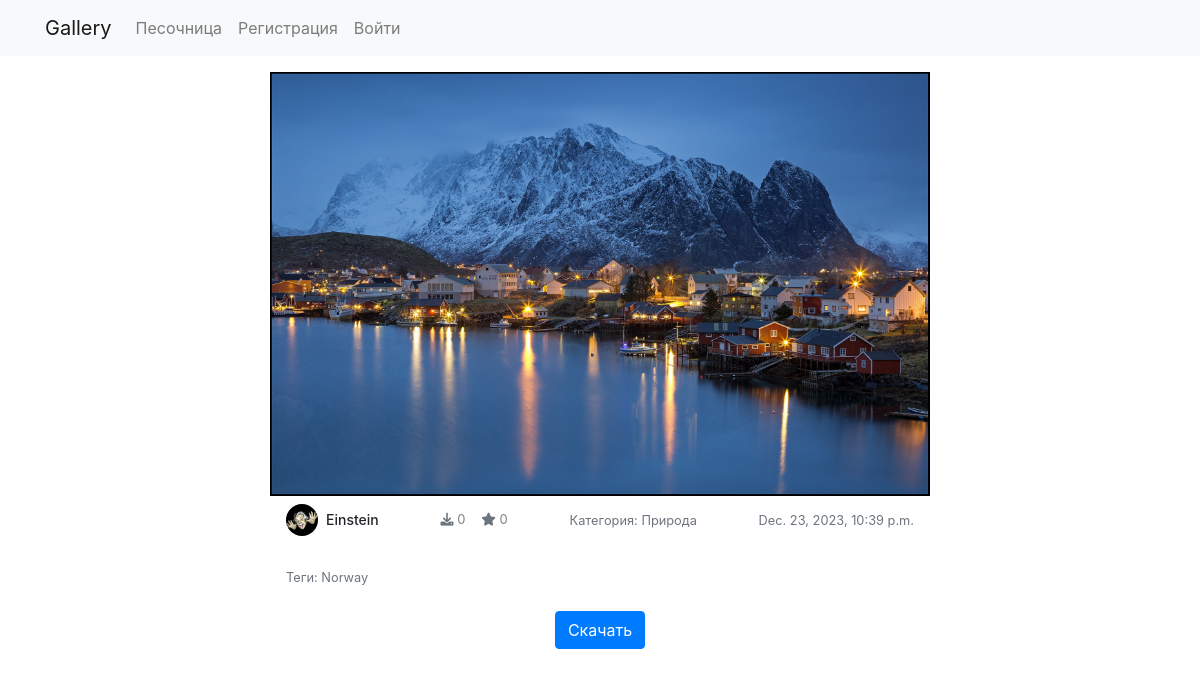
Page /image/44/ on the earlier database version.
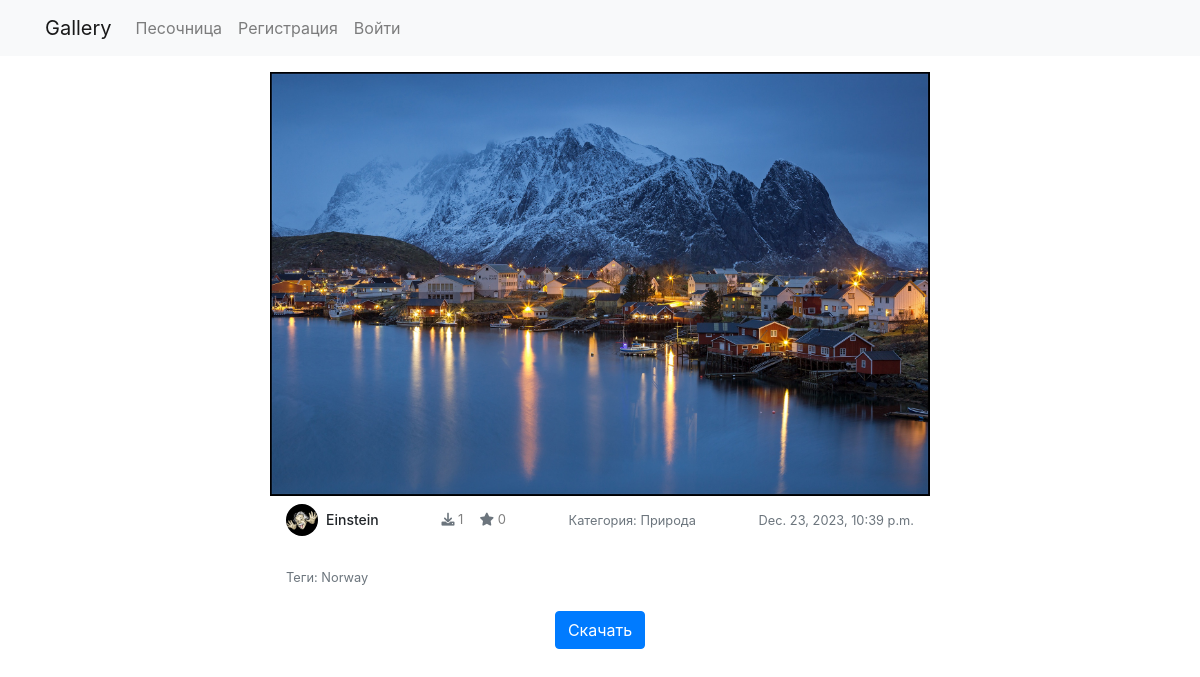
Same page on the later database version.
### cards/models.py (models this page shows, shortened)
class Picture(models.Model):
    categories = (
        ('nature', 'Природа'),
        ('city', 'Город'),
        ('cars', 'Машины'),
        ('animals', 'Животные'),
        ('Hi-Tech', 'Hi-Tech'),
        ('sport', 'Спорт'),
        ('cosmos', 'Космос'),
        ('science', 'Наука'),
        ('minimalism', 'Минимализм'),
        ('new year', 'Новый год'),
    )
    author = models.ForeignKey(User, on_delete=models.SET_NULL, null=True)
    image = models.ImageField(upload_to='images/')
    title = models.CharField('Название', max_length=50, default='')
    rating = models.IntegerField('Rating')  # Рейтинг изображения
    downloads = models.IntegerField('Скачали')  # Количество скачиваний
    tags = models.ManyToManyField(to=Tag, blank=True)
    date = models.DateTimeField('Дата публикации', auto_now_add=True)
    category = models.CharField(choices=categories, max_length=30)
    is_verified = models.BooleanField('Проверено', default=False)
    class Meta:
        ordering = ['date', 'rating']

### users/models.py (models this page shows, shortened)
class Account(models.Model):
    user = models.OneToOneField(User, on_delete=models.CASCADE, primary_key=True)
    nickname = models.CharField(max_length=100)
    account_image = models.ImageField(default='default.jpg', upload_to='account_images')
    image = models.ImageField(upload_to='images/')

### cards/views.py (the view)
# urls.py: path('image/<int:image_id>/', views.image_detail, name='cards_image_detail'),
def image_detail(request, image_id):
    picture = get_object_or_404(Picture, id=image_id)
    is_author = request.user == picture.author
    template_name = 'cards/image_detail_profile.html' if is_author else 'cards/image_detail.html'
    context = {'picture': picture}
    return render(request, template_name, context)

### cards/models.py (called while the page is built)
    def __str__(self):
        return self.title

### cards/templates/cards/image_detail.html (shortened to what this page needs)
{% extends 'main/base.html' %}
{% load static %}
{% block content %}
<div class="row">
    <div class="col-md-12">
        <div class="custom-card position-relative">
            <div class="custom-card-body">
                <a href="{{ picture.image.url }}" target="_blank">
                    <img src="{{ picture.image.url }}" alt="Image" class="img-fluid">
                </a>
            </div>
            <div class="custom-card-footer d-flex justify-content-between align-items-center">
                <div class="d-flex align-items-center">
                    <img src="{{ picture.author.account.account_image.url }}" alt="Avatar Image"
                         class="custom-avatar mr-2">
                    <h5 class="card-title mb-0 ml-0">{{ picture.author }}</h5>
                </div>
                <div class="d-flex flex-column align-items-end">
                    <div class="d-flex align-items-center">
                        <p class="mb-0 mr-3" style="font-size:13px;color:gray;"><i
                                class="fas fa-download text-muted"></i> {{ picture.downloads }}</p>
                        <p class="mb-0" style="font-size:13px;color:gray;"><i class="fas fa-star text-muted"></i> {{ picture.rating }}</p>
                    </div>
                </div>
                <small class="text-muted">Категория: {{ picture.get_category_display }}</small>
                <small class="text-muted">{{ picture.date }}</small>
            </div>
            <div class="custom-card-footer d-flex justify-content-between align-items-center mt-3">
                <small class="text-muted">Теги:
                    {% for tag in picture.tags.all %}
                    {{ tag.title }}{% if not forloop.last %}, {% endif %}
                    {% endfor %}
                </small>
            </div>
        </div>
        <div class="row mt-3">
            <div class="col text-center">
                <form method="post" action="{% url 'download_image' picture.id %}">
                    <button type="submit" class="btn btn-primary">Скачать</button>
                </form>
            </div>
        </div>
    </div>
</div>
{% endblock %}

Differences in the rows shown:
changed Picture "Природа": downloads "0" → "1"
